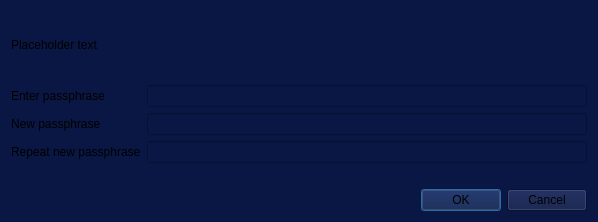
<?xml version="1.0" encoding="UTF-8"?>
<ui version="4.0">
 <class>AskPassphraseDialog</class>
 <widget class="QDialog" name="AskPassphraseDialog">
  <property name="geometry">
   <rect>
    <x>0</x>
    <y>0</y>
    <width>598</width>
    <height>222</height>
   </rect>
  </property>
  <property name="sizePolicy">
   <sizepolicy hsizetype="Preferred" vsizetype="Minimum">
    <horstretch>0</horstretch>
    <verstretch>0</verstretch>
   </sizepolicy>
  </property>
  <property name="minimumSize">
   <size>
    <width>550</width>
    <height>0</height>
   </size>
  </property>
  <property name="windowTitle">
   <string>Passphrase Dialog</string>
  </property>
  <property name="styleSheet">
   <string notr="true">background-color: rgb(10, 22, 68);</string>
  </property>
  <layout class="QVBoxLayout" name="verticalLayout">
   <property name="sizeConstraint">
    <enum>QLayout::SetMinimumSize</enum>
   </property>
   <item>
    <widget class="QLabel" name="warningLabel">
     <property name="text">
      <string notr="true">Placeholder text</string>
     </property>
     <property name="textFormat">
      <enum>Qt::RichText</enum>
     </property>
     <property name="wordWrap">
      <bool>true</bool>
     </property>
    </widget>
   </item>
   <item>
    <layout class="QFormLayout" name="formLayout">
     <property name="sizeConstraint">
      <enum>QLayout::SetMinimumSize</enum>
     </property>
     <property name="fieldGrowthPolicy">
      <enum>QFormLayout::AllNonFixedFieldsGrow</enum>
     </property>
     <item row="0" column="0">
      <widget class="QLabel" name="passLabel1">
       <property name="text">
        <string>Enter passphrase</string>
       </property>
      </widget>
     </item>
     <item row="0" column="1">
      <widget class="QLineEdit" name="passEdit1">
       <property name="echoMode">
        <enum>QLineEdit::Password</enum>
       </property>
      </widget>
     </item>
     <item row="1" column="0">
      <widget class="QLabel" name="passLabel2">
       <property name="text">
        <string>New passphrase</string>
       </property>
      </widget>
     </item>
     <item row="1" column="1">
      <widget class="QLineEdit" name="passEdit2">
       <property name="echoMode">
        <enum>QLineEdit::Password</enum>
       </property>
      </widget>
     </item>
     <item row="2" column="0">
      <widget class="QLabel" name="passLabel3">
       <property name="text">
        <string>Repeat new passphrase</string>
       </property>
      </widget>
     </item>
     <item row="2" column="1">
      <widget class="QLineEdit" name="passEdit3">
       <property name="echoMode">
        <enum>QLineEdit::Password</enum>
       </property>
      </widget>
     </item>
     <item row="3" column="1">
      <widget class="QLabel" name="capsLabel">
       <property name="font">
        <font>
         <weight>75</weight>
         <bold>true</bold>
        </font>
       </property>
       <property name="text">
        <string/>
       </property>
       <property name="alignment">
        <set>Qt::AlignCenter</set>
       </property>
      </widget>
     </item>
    </layout>
   </item>
   <item>
    <widget class="QDialogButtonBox" name="buttonBox">
     <property name="orientation">
      <enum>Qt::Horizontal</enum>
     </property>
     <property name="standardButtons">
      <set>QDialogButtonBox::Cancel|QDialogButtonBox::Ok</set>
     </property>
    </widget>
   </item>
  </layout>
 </widget>
 <resources/>
 <connections>
  <connection>
   <sender>buttonBox</sender>
   <signal>accepted()</signal>
   <receiver>AskPassphraseDialog</receiver>
   <slot>accept()</slot>
   <hints>
    <hint type="sourcelabel">
     <x>20</x>
     <y>20</y>
    </hint>
    <hint type="destinationlabel">
     <x>20</x>
     <y>20</y>
    </hint>
   </hints>
  </connection>
  <connection>
   <sender>buttonBox</sender>
   <signal>rejected()</signal>
   <receiver>AskPassphraseDialog</receiver>
   <slot>reject()</slot>
   <hints>
    <hint type="sourcelabel">
     <x>20</x>
     <y>20</y>
    </hint>
    <hint type="destinationlabel">
     <x>20</x>
     <y>20</y>
    </hint>
   </hints>
  </connection>
 </connections>
</ui>
